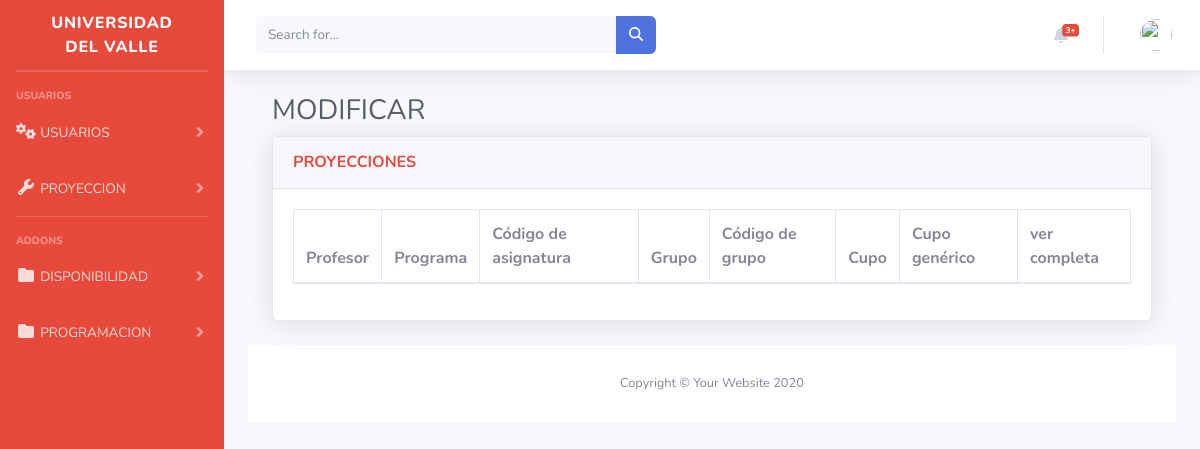
/inicio/verprogramacion, run on an earlier commit of the app's database.
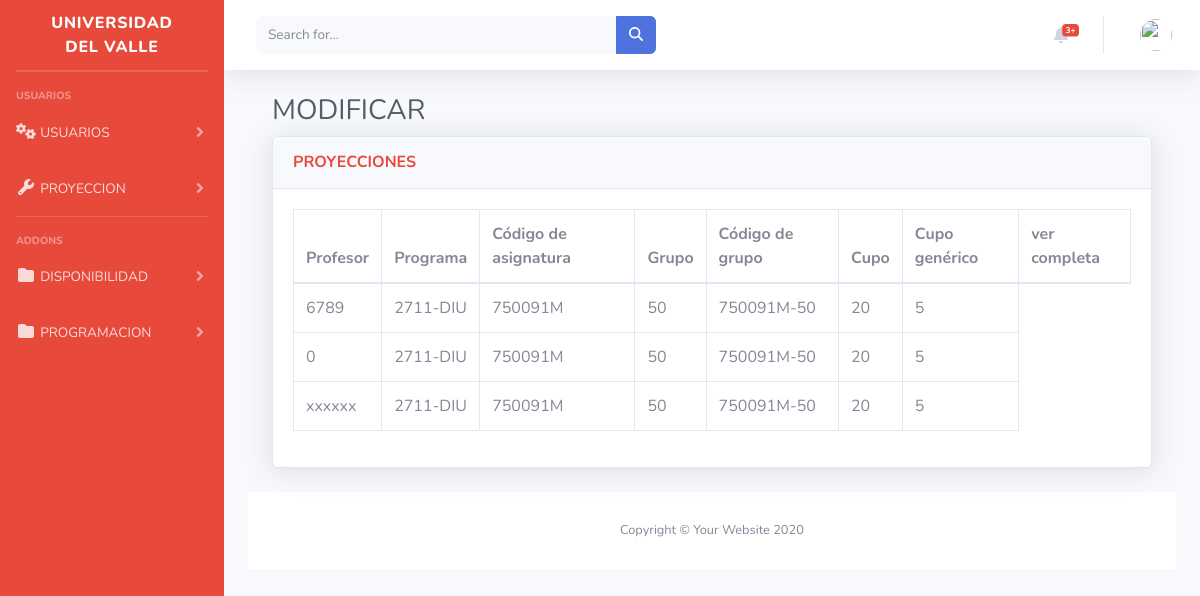
And on a later commit of the database.
### inicio/models.py (models this page shows, shortened)
class Programacion(models.Model):
    id = models.AutoField(primary_key=True)
    programa_jornada = models.CharField(max_length=100)
    codigo_asignatura = models.CharField(max_length=20)
    grupo = models.CharField(max_length=10)
    codigo_grupo = models.CharField(max_length=20)
    cupo = models.IntegerField()
    cupo_generico = models.IntegerField()
    id_usuarios = models.ForeignKey(User, on_delete=models.CASCADE)

### inicio/views.py (the view)
# urls.py: path('verprogramacion', views.mostrar_programacion, name='mostrar_programacion'),
def mostrar_programacion(request):
    programacion = Programacion.objects.all()
    return render(request, 'programacion.html', {'programacion': programacion})

### inicio/templates/programacion.html (shortened to what this page needs)
{% extends "base.html" %}
  {%block content%}
  {%load static%}
  <div>
  <!DOCTYPE html>
  <html lang="en">
  <head>
      <link rel="stylesheet" href="https://cdnjs.cloudflare.com/ajax/libs/font-awesome/5.15.3/css/all.min.css" />
      <link href="vendor/fontawesome-free/css/all.min.css" rel="stylesheet" type="text/css">
      <link href="css/sb-admin-2.min.css" rel="stylesheet">
      <link href="vendor/datatables/dataTables.bootstrap4.min.css" rel="stylesheet">
  </head>
  <body id="page-top">
                  <div class="container-fluid">
                      <h1 class="h3 mb-2 text-gray-800">MODIFICAR</h1>
                      <div class="card shadow mb-4">
                          <div class="card-header py-3">
                              <h6 class="m-0 font-weight-bold text-danger">PROYECCIONES</h6>
                          </div>
                          <div class="card-body">
                              <div class="table-responsive">
                                  <table class="table table-bordered" id="dataTable" width="100%" cellspacing="0">
                                    <thead>
                                        <tr>
                                          <th>Profesor</th>
                                          <th>Programa</th>
                                          <th>Código de asignatura</th>
                                          <th>Grupo</th>
                                          <th>Código de grupo</th>
                                          <th>Cupo</th>
                                          <th>Cupo genérico</th>
                                          <th>ver completa</th>
                                        </tr>
                                      </thead>
                                      <tbody>
                                        {% for programacion in programacion %}
                                        <tr>
                                          <td>{{ programacion.id_usuarios }}</td>
                                          <td>{{ programacion.programa_jornada }}</td>
                                          <td>{{ programacion.codigo_asignatura }}</td>
                                          <td>{{ programacion.grupo }}</td>
                                          <td>{{ programacion.codigo_grupo }}</td>
                                          <td>{{ programacion.cupo }}</td>
                                          <td>{{ programacion.cupo_generico }}</td>
                                        </tr>
                                        {% endfor %}
                                      </tbody>
                                  </table>
                              </div>
                            </div>
                      </div>
                  </div>
              </div>
              <footer class="sticky-footer bg-white">
                  <div class="container my-auto">
                      <div class="copyright text-center my-auto">
                          <span>Copyright &copy; Your Website 2020</span>
                      </div>
                  </div>
              </footer>
          </div>
      </div>
  </body>
  </html>
  {%endblock%}

What changed in the data, as far as the page shows it:
added Programacion: id_usuarios "6789", programa_jornada "2711-DIU", codigo_asignatura "750091M", grupo "50", codigo_grupo "750091M-50", cupo "20", cupo_generico "5"
added Programacion: id_usuarios "0", programa_jornada "2711-DIU", codigo_asignatura "750091M", grupo "50", codigo_grupo "750091M-50", cupo "20", cupo_generico "5"
added Programacion: id_usuarios "xxxxxx", programa_jornada "2711-DIU", codigo_asignatura "750091M", grupo "50", codigo_grupo "750091M-50", cupo "20", cupo_generico "5"
